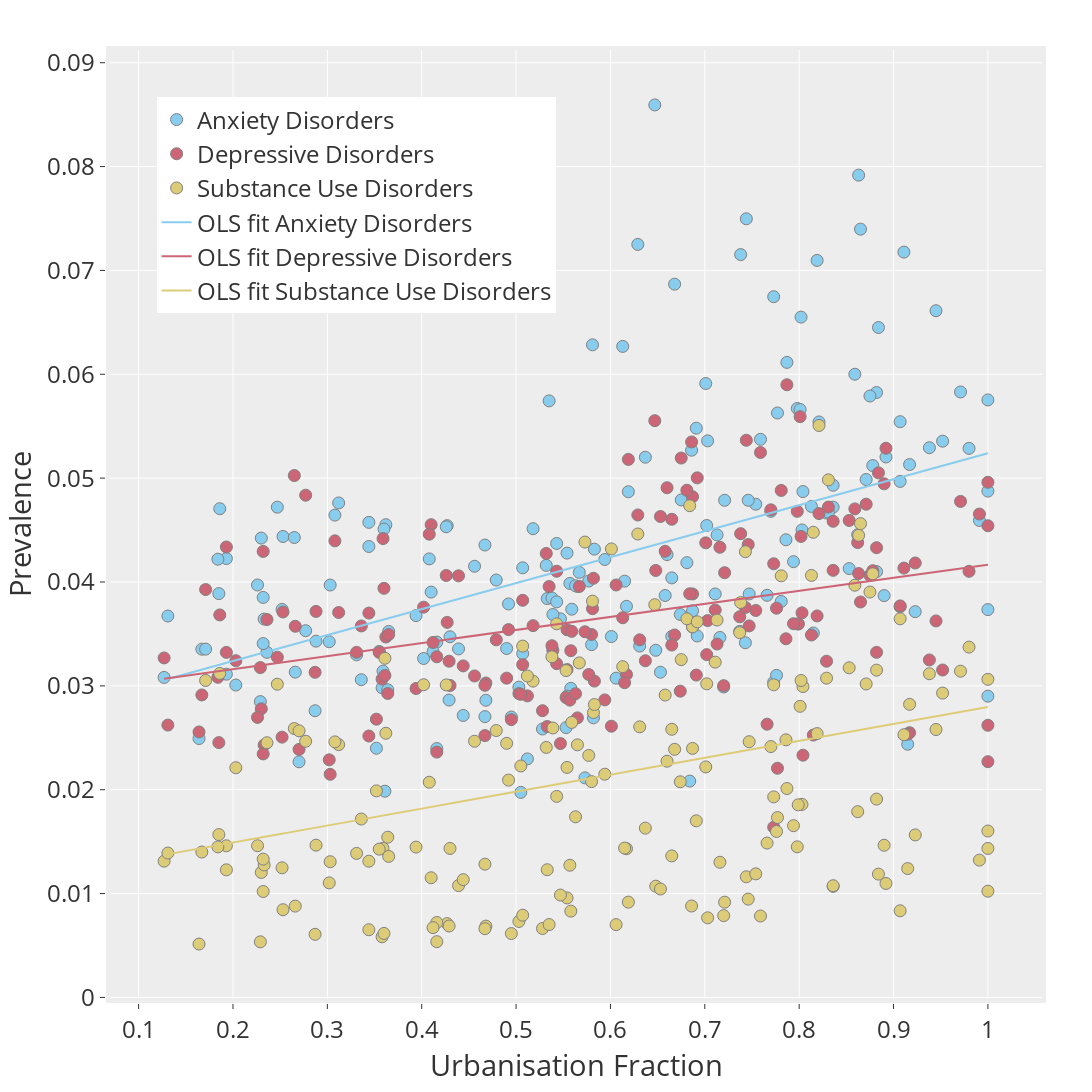

Notebook cell for this chart:
### Markdown cell above
# Plots with Ordinary Least Square (OLS) fit

### Code cell
def plotlinearfit(x,y,labels,colors, df, bubble=False):
    fig=go.Figure()
    for i in range(len(y)):    
            fig.add_trace(go.Scatter(name=labels[i], x=x, y=y[i].values, mode='markers', marker=dict(color=colors[0][i], size = 12, line=dict(color='gray',width=1))))
    for i in range(len(y)):
        fit = sm.OLS(y[i],sm.add_constant(x)).fit()
        print("\n OLS fit details for "+ labels[i])
        print(fit.summary())
        fig.add_trace(go.Scatter(name='OLS fit '+labels[i], x=x, y=fit.fittedvalues, mode='lines',line=dict(color=colors[0][i])))

    fig.update_layout(
        autosize=True,
        width=2000,
        height=1600,
        margin=dict(
            l=50,
            r=50,
            b=50,
            t=50,
            pad=4
        ),
        font=dict(size=24),
        legend=dict(
            x=0.05,
            y=0.95,
            traceorder='normal',
            font=dict(
                size=24),
        ),
        xaxis_title_text='Urbanisation Fraction',
        yaxis_title_text='Prevalence',
        template='ggplot2', # choose from one of the pre-defined templates
        hoverlabel=dict(
            font_size=18
        )    
    )

    hoverdata  = np.stack( (df['location_name'], df['2017_pop']), axis=-1)

    fig.update_traces(
        customdata=hoverdata,
        hovertemplate="<br>".join([
            "Urbanisation %{x}",
            "Rate: %{y}",
            "Country: %{customdata[0]}",
            "Population: %{customdata[1]}"
        ])
    )
    
    return fig 

labels = ['Anxiety Disorders', 'Depressive Disorders','Substance Use Disorders']

x = df['2017_urban'] #2017 urbanization data
y = [df['val_anxiety'].div(100000), df['val_depressive'].div(100000), df['val_substanceuse'].div(100000)]
hovertext = df['location_name']

fig = plotlinearfit(x,y,labels, colors, df, bubble=False)
fig.show()
cmd_linear_plot = fig

### Figure 1 — Plotly figure (JSON) as saved in the notebook; plotly's stock layout.template omitted (floating-point values rounded to 4 significant figures; data arrays with more than 128 entries replaced by an {"elided": "..."} marker saying what was removed)
{"data": [{"customdata": {"elided": "191x2 mixed values"}, "hovertemplate": "Urbanisation %{x}<br>Rate: %{y}<br>Country: %{customdata[0]}<br>Population: %{customdata[1]}", "marker": {"color": "rgb(136, 204, 238)", "line": {"color": "gray", "width": 1}, "size": 12}, "mode": "markers", "name": "Anxiety Disorders", "type": "scatter", "x": {"elided": "191 float values"}, "y": {"elided": "191 float values"}}, {"customdata": {"elided": "191x2 mixed values"}, "hovertemplate": "Urbanisation %{x}<br>Rate: %{y}<br>Country: %{customdata[0]}<br>Population: %{customdata[1]}", "marker": {"color": "rgb(204, 102, 119)", "line": {"color": "gray", "width": 1}, "size": 12}, "mode": "markers", "name": "Depressive Disorders", "type": "scatter", "x": {"elided": "191 float values"}, "y": {"elided": "191 float values"}}, {"customdata": {"elided": "191x2 mixed values"}, "hovertemplate": "Urbanisation %{x}<br>Rate: %{y}<br>Country: %{customdata[0]}<br>Population: %{customdata[1]}", "marker": {"color": "rgb(221, 204, 119)", "line": {"color": "gray", "width": 1}, "size": 12}, "mode": "markers", "name": "Substance Use Disorders", "type": "scatter", "x": {"elided": "191 float values"}, "y": {"elided": "191 float values"}}, {"customdata": {"elided": "191x2 mixed values"}, "hovertemplate": "Urbanisation %{x}<br>Rate: %{y}<br>Country: %{customdata[0]}<br>Population: %{customdata[1]}", "line": {"color": "rgb(136, 204, 238)"}, "mode": "lines", "name": "OLS fit Anxiety Disorders", "type": "scatter", "x": {"elided": "191 float values"}, "y": {"elided": "191 float values"}}, {"customdata": {"elided": "191x2 mixed values"}, "hovertemplate": "Urbanisation %{x}<br>Rate: %{y}<br>Country: %{customdata[0]}<br>Population: %{customdata[1]}", "line": {"color": "rgb(204, 102, 119)"}, "mode": "lines", "name": "OLS fit Depressive Disorders", "type": "scatter", "x": {"elided": "191 float values"}, "y": {"elided": "191 float values"}}, {"customdata": {"elided": "191x2 mixed values"}, "hovertemplate": "Urbanisation %{x}<br>Rate: %{y}<br>Country: %{customdata[0]}<br>Population: %{customdata[1]}", "line": {"color": "rgb(221, 204, 119)"}, "mode": "lines", "name": "OLS fit Substance Use Disorders", "type": "scatter", "x": {"elided": "191 float values"}, "y": {"elided": "191 float values"}}], "layout": {"autosize": true, "font": {"size": 24}, "height": 1600, "hoverlabel": {"font": {"size": 18}}, "legend": {"font": {"size": 24}, "traceorder": "normal", "x": 0.05, "y": 0.95}, "margin": {"b": 50, "l": 50, "pad": 4, "r": 50, "t": 50}, "width": 2000, "xaxis": {"title": {"text": "Urbanisation Fraction"}}, "yaxis": {"title": {"text": "Prevalence"}}}}
